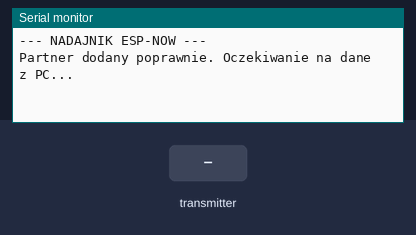
A program run on a simulated ESP32. Shown: the last lines printed to the serial monitor. Inputs (shaded band) come from the test bench.

Above: at 2.2 s.
2.3 s: the transmitter starts sending voltage = 0
At 2.61 s:
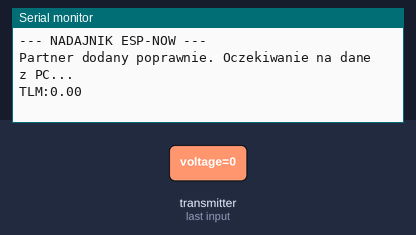
4.3 s: the transmitter starts sending voltage = 25
At 4.61 s:
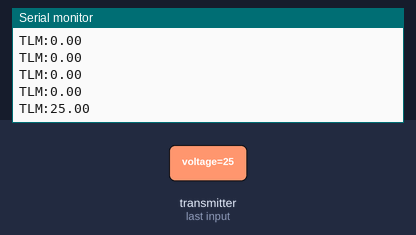

Measured:
- after the input at 2.3 s, the serial monitor: prints a new line at once (image 1)
- after the input at 4.3 s, the serial monitor: prints a new line at once (image 2)

The program:

main.cpp
```cpp
#include <Arduino.h>
#include <esp_now.h>
#include <WiFi.h>
#include <esp_wifi.h> // <-- DODANY BRAKUJĄCY PLIK NAGŁÓWKOWY

// Ustawiamy sztywny kanał Wi-Fi dla komunikacji. Musi być taki sam na odbiorniku.
#define WIFI_CHANNEL 1

// ADRES MAC TWOJEGO ODBIORNIKA
uint8_t broadcastAddress[] = {0xB8, 0xF8, 0x62, 0x04, 0x74, 0x50};

typedef struct struct_message {
  uint16_t channels[16];
} struct_message;

// Struktura danych do odebrania (Telemetria)
typedef struct telemetry_message {
  float voltage;
} telemetry_message;

struct_message myData;
telemetry_message receivedTelemetry;

void OnDataSent(const uint8_t *mac_addr, esp_now_send_status_t status) {
  if (status != ESP_NOW_SEND_SUCCESS) {
    Serial.println("Blad wysylania danych!");
  }
}

void OnDataRecv(const uint8_t * mac, const uint8_t *incomingData, int len) {
  if (len == sizeof(telemetry_message)) {
    memcpy(&receivedTelemetry, incomingData, sizeof(receivedTelemetry));
    // Wysyłamy sformatowany ciąg do PC przez Serial
    Serial.print("TLM:");
    Serial.println(receivedTelemetry.voltage);
  }
}

void setup() {
  Serial.begin(115200);
  delay(1000);
  Serial.println("--- NADAJNIK ESP-NOW ---");

  WiFi.mode(WIFI_STA);

  // Ustawienie kanału Wi-Fi na sztywno
  esp_wifi_set_channel(WIFI_CHANNEL, WIFI_SECOND_CHAN_NONE);

  // Inicjalizacja ESP-NOW
  if (esp_now_init() != ESP_OK) {
    Serial.println("Blad inicjalizacji ESP-NOW");
    return;
  }

  esp_now_register_send_cb(OnDataSent);
  esp_now_register_recv_cb(OnDataRecv);

  esp_now_peer_info_t peerInfo = {};
  memcpy(peerInfo.peer_addr, broadcastAddress, 6);
  peerInfo.channel = WIFI_CHANNEL;
  peerInfo.encrypt = false;
  peerInfo.ifidx = WIFI_IF_STA;

  if (esp_now_add_peer(&peerInfo) != ESP_OK){
    Serial.println("Nie udalo sie dodac partnera");
    return;
  }

  Serial.println("Partner dodany poprawnie. Oczekiwanie na dane z PC...");
}

void loop() {
  if (Serial.available() > 0) {
    String incomingString = Serial.readStringUntil('\n');

    int channel_index = 0;
    int last_index = 0;
    for (int i = 0; i < incomingString.length(); i++) {
      if (incomingString.charAt(i) == ',') {
        if (channel_index < 16) {
          String valStr = incomingString.substring(last_index, i);
          myData.channels[channel_index] = valStr.toInt();
          channel_index++;
          last_index = i + 1;
        }
      }
    }
    esp_now_send(broadcastAddress, (uint8_t *) &myData, sizeof(myData));
  }
  delay(5);
}
```
